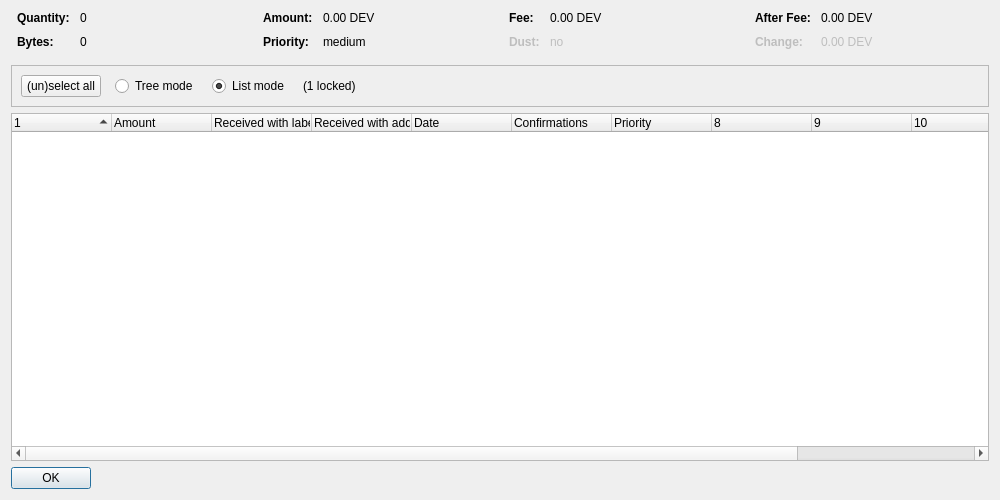
<?xml version="1.0" encoding="UTF-8"?>
<ui version="4.0">
 <class>CoinControlDialog</class>
 <widget class="QDialog" name="CoinControlDialog">
  <property name="geometry">
   <rect>
    <x>0</x>
    <y>0</y>
    <width>1000</width>
    <height>500</height>
   </rect>
  </property>
  <property name="windowTitle">
   <string>Coin Selection</string>
  </property>
  <layout class="QVBoxLayout" name="verticalLayout">
   <item>
    <layout class="QHBoxLayout" name="horizontalLayoutTop" stretch="0,0,0,0">
     <property name="topMargin">
      <number>0</number>
     </property>
     <property name="bottomMargin">
      <number>10</number>
     </property>
     <item>
      <layout class="QFormLayout" name="formLayoutCoinControl1">
       <property name="horizontalSpacing">
        <number>10</number>
       </property>
       <property name="verticalSpacing">
        <number>10</number>
       </property>
       <property name="leftMargin">
        <number>6</number>
       </property>
       <property name="rightMargin">
        <number>6</number>
       </property>
       <item row="0" column="0">
        <widget class="QLabel" name="labelCoinControlQuantityText">
         <property name="font">
          <font>
           <weight>75</weight>
           <bold>true</bold>
          </font>
         </property>
         <property name="text">
          <string>Quantity:</string>
         </property>
        </widget>
       </item>
       <item row="0" column="1">
        <widget class="QLabel" name="labelCoinControlQuantity">
         <property name="cursor">
          <cursorShape>IBeamCursor</cursorShape>
         </property>
         <property name="contextMenuPolicy">
          <enum>Qt::ActionsContextMenu</enum>
         </property>
         <property name="text">
          <string notr="true">0</string>
         </property>
         <property name="textInteractionFlags">
          <set>Qt::LinksAccessibleByMouse|Qt::TextSelectableByKeyboard|Qt::TextSelectableByMouse</set>
         </property>
        </widget>
       </item>
       <item row="1" column="0">
        <widget class="QLabel" name="labelCoinControlBytesText">
         <property name="font">
          <font>
           <weight>75</weight>
           <bold>true</bold>
          </font>
         </property>
         <property name="text">
          <string>Bytes:</string>
         </property>
        </widget>
       </item>
       <item row="1" column="1">
        <widget class="QLabel" name="labelCoinControlBytes">
         <property name="cursor">
          <cursorShape>IBeamCursor</cursorShape>
         </property>
         <property name="contextMenuPolicy">
          <enum>Qt::ActionsContextMenu</enum>
         </property>
         <property name="text">
          <string notr="true">0</string>
         </property>
         <property name="textInteractionFlags">
          <set>Qt::LinksAccessibleByMouse|Qt::TextSelectableByKeyboard|Qt::TextSelectableByMouse</set>
         </property>
        </widget>
       </item>
      </layout>
     </item>
     <item>
      <layout class="QFormLayout" name="formLayoutCoinControl2">
       <property name="horizontalSpacing">
        <number>10</number>
       </property>
       <property name="verticalSpacing">
        <number>10</number>
       </property>
       <property name="leftMargin">
        <number>6</number>
       </property>
       <property name="rightMargin">
        <number>6</number>
       </property>
       <item row="0" column="0">
        <widget class="QLabel" name="labelCoinControlAmountText">
         <property name="font">
          <font>
           <weight>75</weight>
           <bold>true</bold>
          </font>
         </property>
         <property name="text">
          <string>Amount:</string>
         </property>
        </widget>
       </item>
       <item row="0" column="1">
        <widget class="QLabel" name="labelCoinControlAmount">
         <property name="cursor">
          <cursorShape>IBeamCursor</cursorShape>
         </property>
         <property name="contextMenuPolicy">
          <enum>Qt::ActionsContextMenu</enum>
         </property>
         <property name="text">
          <string notr="true">0.00 DEV</string>
         </property>
         <property name="textInteractionFlags">
          <set>Qt::LinksAccessibleByMouse|Qt::TextSelectableByKeyboard|Qt::TextSelectableByMouse</set>
         </property>
        </widget>
       </item>
       <item row="1" column="0">
        <widget class="QLabel" name="labelCoinControlPriorityText">
         <property name="font">
          <font>
           <weight>75</weight>
           <bold>true</bold>
          </font>
         </property>
         <property name="text">
          <string>Priority:</string>
         </property>
        </widget>
       </item>
       <item row="1" column="1">
        <widget class="QLabel" name="labelCoinControlPriority">
         <property name="cursor">
          <cursorShape>IBeamCursor</cursorShape>
         </property>
         <property name="contextMenuPolicy">
          <enum>Qt::ActionsContextMenu</enum>
         </property>
         <property name="text">
          <string notr="true">medium</string>
         </property>
         <property name="textInteractionFlags">
          <set>Qt::LinksAccessibleByMouse|Qt::TextSelectableByKeyboard|Qt::TextSelectableByMouse</set>
         </property>
        </widget>
       </item>
      </layout>
     </item>
     <item>
      <layout class="QFormLayout" name="formLayoutCoinControl3">
       <property name="horizontalSpacing">
        <number>10</number>
       </property>
       <property name="verticalSpacing">
        <number>10</number>
       </property>
       <property name="leftMargin">
        <number>6</number>
       </property>
       <property name="rightMargin">
        <number>6</number>
       </property>
       <item row="0" column="0">
        <widget class="QLabel" name="labelCoinControlFeeText">
         <property name="font">
          <font>
           <weight>75</weight>
           <bold>true</bold>
          </font>
         </property>
         <property name="text">
          <string>Fee:</string>
         </property>
        </widget>
       </item>
       <item row="0" column="1">
        <widget class="QLabel" name="labelCoinControlFee">
         <property name="cursor">
          <cursorShape>IBeamCursor</cursorShape>
         </property>
         <property name="contextMenuPolicy">
          <enum>Qt::ActionsContextMenu</enum>
         </property>
         <property name="text">
          <string notr="true">0.00 DEV</string>
         </property>
         <property name="textInteractionFlags">
          <set>Qt::LinksAccessibleByMouse|Qt::TextSelectableByKeyboard|Qt::TextSelectableByMouse</set>
         </property>
        </widget>
       </item>
       <item row="1" column="0">
        <widget class="QLabel" name="labelCoinControlLowOutputText">
         <property name="enabled">
          <bool>false</bool>
         </property>
         <property name="font">
          <font>
           <weight>75</weight>
           <bold>true</bold>
          </font>
         </property>
         <property name="text">
          <string>Dust:</string>
         </property>
        </widget>
       </item>
       <item row="1" column="1">
        <widget class="QLabel" name="labelCoinControlLowOutput">
         <property name="enabled">
          <bool>false</bool>
         </property>
         <property name="cursor">
          <cursorShape>IBeamCursor</cursorShape>
         </property>
         <property name="contextMenuPolicy">
          <enum>Qt::ActionsContextMenu</enum>
         </property>
         <property name="text">
          <string notr="true">no</string>
         </property>
         <property name="textInteractionFlags">
          <set>Qt::LinksAccessibleByMouse|Qt::TextSelectableByKeyboard|Qt::TextSelectableByMouse</set>
         </property>
        </widget>
       </item>
      </layout>
     </item>
     <item>
      <layout class="QFormLayout" name="formLayoutCoinControl4">
       <property name="horizontalSpacing">
        <number>10</number>
       </property>
       <property name="verticalSpacing">
        <number>10</number>
       </property>
       <property name="leftMargin">
        <number>6</number>
       </property>
       <property name="rightMargin">
        <number>6</number>
       </property>
       <item row="0" column="0">
        <widget class="QLabel" name="labelCoinControlAfterFeeText">
         <property name="font">
          <font>
           <weight>75</weight>
           <bold>true</bold>
          </font>
         </property>
         <property name="text">
          <string>After Fee:</string>
         </property>
        </widget>
       </item>
       <item row="0" column="1">
        <widget class="QLabel" name="labelCoinControlAfterFee">
         <property name="cursor">
          <cursorShape>IBeamCursor</cursorShape>
         </property>
         <property name="contextMenuPolicy">
          <enum>Qt::ActionsContextMenu</enum>
         </property>
         <property name="text">
          <string notr="true">0.00 DEV</string>
         </property>
         <property name="textInteractionFlags">
          <set>Qt::LinksAccessibleByMouse|Qt::TextSelectableByKeyboard|Qt::TextSelectableByMouse</set>
         </property>
        </widget>
       </item>
       <item row="1" column="0">
        <widget class="QLabel" name="labelCoinControlChangeText">
         <property name="enabled">
          <bool>false</bool>
         </property>
         <property name="font">
          <font>
           <weight>75</weight>
           <bold>true</bold>
          </font>
         </property>
         <property name="text">
          <string>Change:</string>
         </property>
        </widget>
       </item>
       <item row="1" column="1">
        <widget class="QLabel" name="labelCoinControlChange">
         <property name="enabled">
          <bool>false</bool>
         </property>
         <property name="cursor">
          <cursorShape>IBeamCursor</cursorShape>
         </property>
         <property name="contextMenuPolicy">
          <enum>Qt::ActionsContextMenu</enum>
         </property>
         <property name="text">
          <string notr="true">0.00 DEV</string>
         </property>
         <property name="textInteractionFlags">
          <set>Qt::LinksAccessibleByMouse|Qt::TextSelectableByKeyboard|Qt::TextSelectableByMouse</set>
         </property>
        </widget>
       </item>
      </layout>
     </item>
    </layout>
   </item>
   <item>
    <widget class="QFrame" name="frame">
     <property name="minimumSize">
      <size>
       <width>0</width>
       <height>40</height>
      </size>
     </property>
     <property name="frameShape">
      <enum>QFrame::StyledPanel</enum>
     </property>
     <property name="frameShadow">
      <enum>QFrame::Sunken</enum>
     </property>
     <layout class="QHBoxLayout" name="horizontalLayout">
      <item>
       <layout class="QHBoxLayout" name="horizontalLayoutPanel" stretch="0,0,0,0,0">
        <property name="spacing">
         <number>14</number>
        </property>
        <item>
         <widget class="QPushButton" name="pushButtonSelectAll">
          <property name="sizePolicy">
           <sizepolicy hsizetype="Maximum" vsizetype="Fixed">
            <horstretch>0</horstretch>
            <verstretch>0</verstretch>
           </sizepolicy>
          </property>
          <property name="text">
           <string>(un)select all</string>
          </property>
          <property name="autoDefault">
           <bool>false</bool>
          </property>
         </widget>
        </item>
        <item>
         <widget class="QRadioButton" name="radioTreeMode">
          <property name="sizePolicy">
           <sizepolicy hsizetype="Maximum" vsizetype="Fixed">
            <horstretch>0</horstretch>
            <verstretch>0</verstretch>
           </sizepolicy>
          </property>
          <property name="text">
           <string>Tree mode</string>
          </property>
         </widget>
        </item>
        <item>
         <widget class="QRadioButton" name="radioListMode">
          <property name="sizePolicy">
           <sizepolicy hsizetype="Maximum" vsizetype="Fixed">
            <horstretch>0</horstretch>
            <verstretch>0</verstretch>
           </sizepolicy>
          </property>
          <property name="text">
           <string>List mode</string>
          </property>
          <property name="checked">
           <bool>true</bool>
          </property>
         </widget>
        </item>
        <item>
         <widget class="QLabel" name="labelLocked">
          <property name="text">
           <string notr="true">(1 locked)</string>
          </property>
         </widget>
        </item>
        <item>
         <spacer name="horizontalSpacer">
          <property name="orientation">
           <enum>Qt::Horizontal</enum>
          </property>
          <property name="sizeHint" stdset="0">
           <size>
            <width>40</width>
            <height>20</height>
           </size>
          </property>
         </spacer>
        </item>
       </layout>
      </item>
     </layout>
    </widget>
   </item>
   <item>
    <widget class="CoinControlTreeWidget" name="treeWidget">
     <property name="contextMenuPolicy">
      <enum>Qt::CustomContextMenu</enum>
     </property>
     <property name="sortingEnabled">
      <bool>false</bool>
     </property>
     <property name="columnCount">
      <number>12</number>
     </property>
     <attribute name="headerShowSortIndicator" stdset="0">
      <bool>true</bool>
     </attribute>
     <attribute name="headerStretchLastSection">
      <bool>false</bool>
     </attribute>
     <column>
      <property name="text">
       <string/>
      </property>
     </column>
     <column>
      <property name="text">
       <string>Amount</string>
      </property>
     </column>
     <column>
      <property name="text">
       <string>Received with label</string>
      </property>
     </column>
     <column>
      <property name="text">
       <string>Received with address</string>
      </property>
     </column>
     <column>
      <property name="text">
       <string>Date</string>
      </property>
     </column>
     <column>
      <property name="text">
       <string>Confirmations</string>
      </property>
      <property name="toolTip">
       <string>Confirmed</string>
      </property>
     </column>
     <column>
      <property name="text">
       <string>Priority</string>
      </property>
     </column>
     <column>
      <property name="text">
       <string/>
      </property>
     </column>
     <column>
      <property name="text">
       <string/>
      </property>
     </column>
     <column>
      <property name="text">
       <string/>
      </property>
     </column>
     <column>
      <property name="text">
       <string/>
      </property>
     </column>
     <column>
      <property name="text">
       <string/>
      </property>
     </column>
    </widget>
   </item>
   <item>
    <widget class="QDialogButtonBox" name="buttonBox">
     <property name="sizePolicy">
      <sizepolicy hsizetype="Maximum" vsizetype="Fixed">
       <horstretch>0</horstretch>
       <verstretch>0</verstretch>
      </sizepolicy>
     </property>
     <property name="orientation">
      <enum>Qt::Horizontal</enum>
     </property>
     <property name="standardButtons">
      <set>QDialogButtonBox::Ok</set>
     </property>
    </widget>
   </item>
  </layout>
 </widget>
 <customwidgets>
  <customwidget>
   <class>CoinControlTreeWidget</class>
   <extends>QTreeWidget</extends>
   <header>coincontroltreewidget.h</header>
  </customwidget>
 </customwidgets>
 <resources/>
 <connections/>
</ui>
